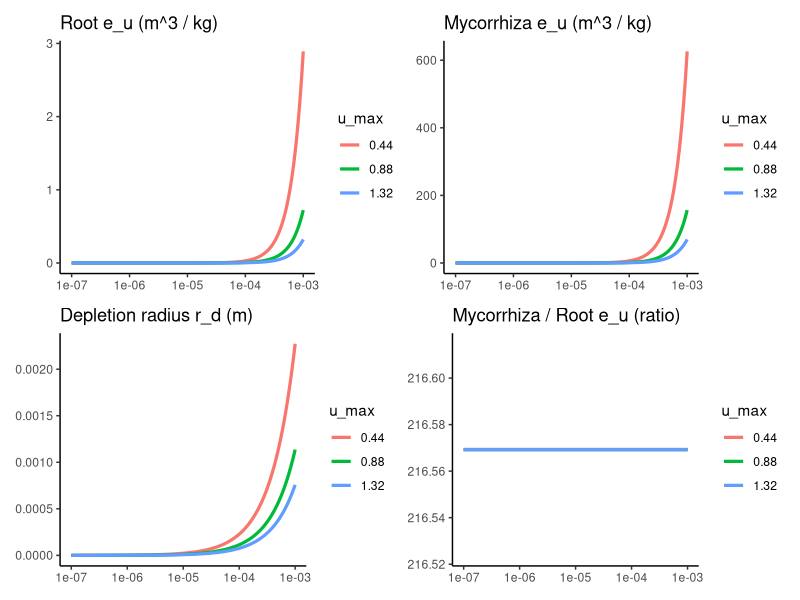
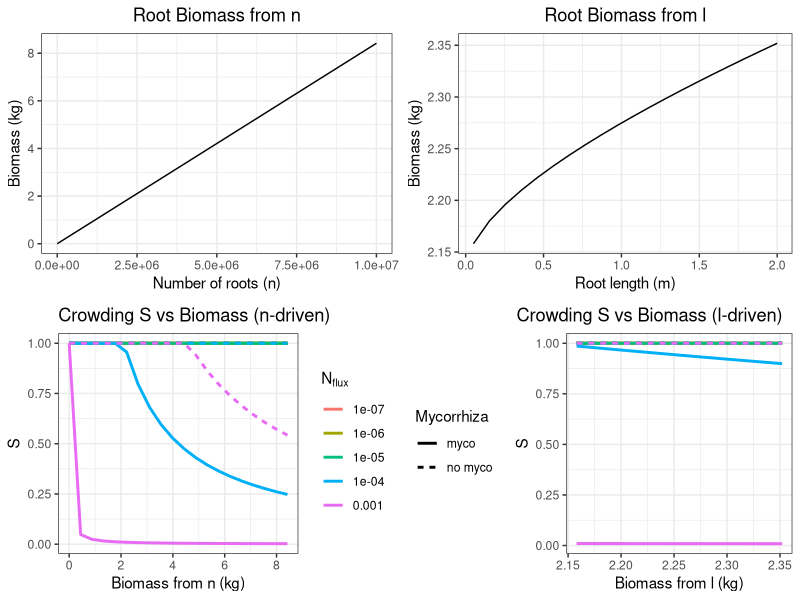
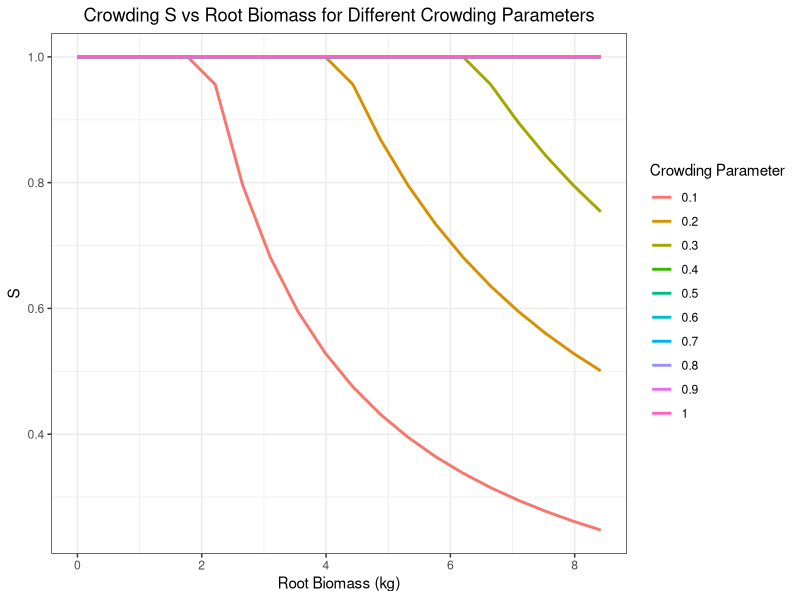
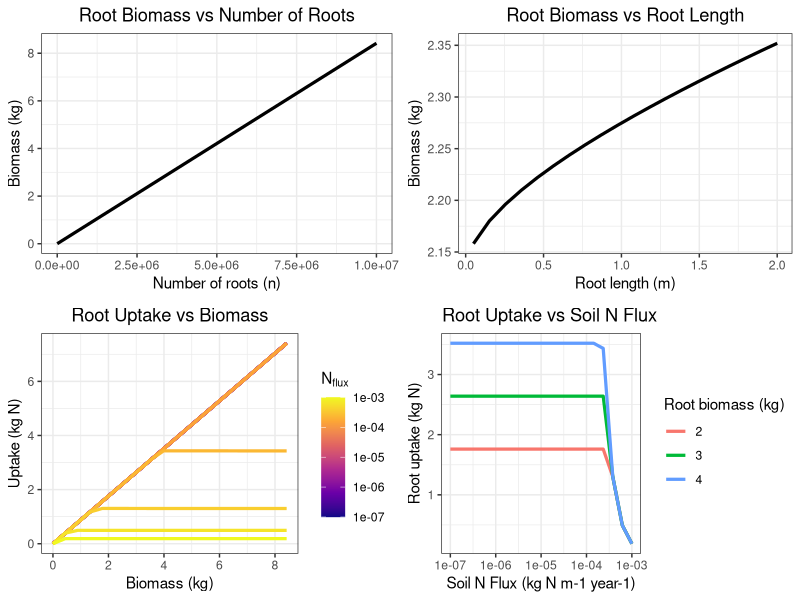

These charts were generated, in order, by the following R code: (Note: this script raises an error after producing the figures.)
## ---- chunk 1
library(ggplot2)
library(dplyr)
library(tidyr)
library(purrr)
library(gridExtra)
library(patchwork)
library(viridis)  # for gradient colors
## ---- chunk 2
###
### SOIL PARAMETERS
###

rd <- function(N_flux, u_max) {
  N_flux / u_max
}

# Example usage
N_flux <- 1.65  # or whatever effective flux you define
u_c <- 0.88     # kg N m^-2 year^-1
u_c_B <- 44      # kg N kg-1 year-1
rd_val <- rd(N_flux, u_c)

depth = 0.5

###
### ROOT PARAMETERS
###

# Average biomass when needed
B_root_average = 2.8      # kg
B_myco_average = 2.8      # kg

# TODO: go through an replace these!

# ECM defaults (replace with literature)
myco_diameter <- 1e-5     # m (8 microns - within observed range)
myco_density  <- 330      # kg m-3

# Root architecture
n <- 2.75e6                  # number of roots per crown area
l <- 1.5                  # average root length (mm or m depending on your model)

###
### EXTRA PARAMETERS
###

k9 <- 0.01                # nitrogen gate parameter
k8 <- 2.7                 # uptake-age parameter (years)

C_r = 2
A_c = C_r^2 * pi

k20 <- 2
# TODO: fit this!
k21 <- 0.1

mycorrhized   <- 0.9      # 90% colonisation
investment_m  <- 0.2      # fungi return 30% of N to host

traits <- list(
  k_1 = 0.25,      # diameter scaling (mm * sqrt(m))  → adjust for your species
  k_2 = 0.15,      # cortex scaling 1
  k_3 = 0.02,      # cortex scaling 2
  k_4 = 350,       # cortical density (kg m-3)
  k_5 = 150,       # stele density (kg m-3)
  k_6 = 4,         # max lifespan (years)
  k_7 = 120        # lifespan sensitivity to diameter
)


## ---- chunk 3

############################################################
## ROOT ARCHITECTURE FUNCTIONS
############################################################

root_diameter <- function(root_length, traits) {
  traits$k_1 / sqrt(root_length)
}

root_density <- function(root_length, traits) {
  d <- root_diameter(root_length, traits)
  pct_cortex <- (traits$k_2 + traits$k_3 / d)^2
  traits$k_4 * pct_cortex + traits$k_5
}

root_lifespan <- function(root_length, traits) {
  d <- root_diameter(root_length, traits)
  traits$k_6 * (1 - exp(-traits$k_7 * d))
}

root_mass <- function(root_length, root_no, crown_area, traits) {
  d <- root_diameter(root_length, traits)
  rho <- root_density(root_length, traits)
  rho * (d/2)^2 * root_length * pi * root_no * 1e-9 * crown_area
}

############################################################
## DEPLETION RADIUS
############################################################

rd <- function(N_flux, u_max) {
  N_flux / u_max
}

############################################################
## SOIL EXPLORATION PER BIOMASS
############################################################

e_u_root <- function(r_d, root_diameter_mm, root_density) {
  d_m <- root_diameter_mm / 1000
  4 * r_d^2 / (root_density * d_m^2)
}

e_u_myco <- function(r_d, myco_diameter_m, myco_density) {
  4 * r_d^2 / (myco_density * myco_diameter_m^2)
}

############################################################
## CROWDING SATURATION FUNCTION
############################################################

S_crowding <- function(B_root, B_myco,
                       root_d_mm, myco_diameter,
                       rho_root, rho_myco,
                       N_flux, u_max,   # for rd calculation
                       C_r = 2, depth = 0.5,
                       k20 = 2, k21 = 1) {
  
  # --- Compute depletion radius ---
  rd <- N_flux / u_max
  
  # --- Compute soil explored per unit biomass ---
  d_root_m <- root_d_mm / 1000  # convert mm -> m
  e_root <- 4 * rd^2 / (rho_root * d_root_m^2)
  e_myco <- 4 * rd^2 / (rho_myco * myco_diameter^2)
  
  # --- Ellipsoid soil volume ---
  V_soil <- (4/3) * pi * (k20 * C_r)^2 * depth
  
  # --- Free soil volume corrected for porosity and existing biomass ---
  V_free <- k21 * V_soil - B_root / rho_root - B_myco / rho_myco
  
  # --- Total explored volume ---
  V_explored <- B_root * e_root + B_myco * e_myco
  
  # --- Saturation function ---
  S <- if (V_explored > V_free) {V_free/V_explored} else 1
  
  return(S)
}

############################################################
## ROOT AND MYCORRHIZAL UPTAKE
############################################################

uptake_core <- function(B_root, B_myco,
                        root_d_mm, myco_diameter,
                        rho_root, rho_myco,
                        N_flux, u_max,
                        C_r = 2, depth = 0.5,
                        k20 = 2, k21 = 1) {

  # --- Compute saturation factor (includes rd and e_root/e_myco internally) ---
  Sval <- S_crowding(B_root = B_root,
                      B_myco = B_myco,
                      root_d_mm = root_d_mm,
                      myco_diameter = myco_diameter,
                      rho_root = rho_root,
                      rho_myco = rho_myco,
                      N_flux = N_flux,
                      u_max = u_max,
                      C_r = C_r,
                      depth = depth,
                      k20 = k20,
                      k21 = k21)
  
  # --- Compute depletion radius for reporting ---
  rd_val <- N_flux / u_max
  
  # --- Compute soil explored per unit biomass ---
  d_root_m <- root_d_mm / 1000
  e_root <- 4 * rd_val^2 / (rho_root * d_root_m^2)
  e_myco <- 4 * rd_val^2 / (rho_myco * myco_diameter^2)
  
  # --- Final uptake ---
  # K = 0.2
  U_root_c <- B_root * u_max * Sval
  U_myco_c <- B_myco * u_max * Sval
  
  U_root <- U_root_c
  U_myco <- U_myco_c
  
  # --- Return all relevant info ---
  list(
    U_root = U_root,
    U_myco = U_myco,
    Sval = Sval,
    rd = rd_val,
    e_root = e_root,
    e_myco = e_myco
  )
}


############################################################
## AGE EFFECT AND NITROGEN GATE
############################################################

uptake_age <- function(age, k8) {
  1 / (1 + exp(age - k8))
}

nitrogen_gate <- function(root_no, root_length, root_diameter) {
  SA <- root_no * pi * root_length * root_diameter
  SA / (SA + k9)  # k9 should be defined in traits/config
}


############################################################
## WHOLE-PLANT UPTAKE
############################################################
plant_uptake <- function(N_flux, crown_area, B_root, B_myco, root_length, root_no,
                         traits, mycorrhized, investment_from_tree, age,
                         myco_diameter, myco_density, crown_radius, depth = 0.5,
                         u_max) {
  
  core <- uptake_core(B_root, B_myco, root_length, root_no, traits,
                      myco_diameter, myco_density, N_flux, u_max,
                      crown_radius, depth)
  
  age_factor <- uptake_age(age, traits$k_8)
  gate <- nitrogen_gate(root_no, root_length, root_diameter(root_length, traits))
  
  uptake_total <- age_factor * ((1 - mycorrhized) * core$U_root +
                                mycorrhized * gate * investment_from_tree * core$U_myco)
  
  return(list(
    N_total = uptake_total,
    U_root = core$U_root,
    U_myco = core$U_myco,
    S = core$Sval,
    r_d = core$r_d
  ))
}

## ---- chunk 4
# --- Parameters ---
root_d  <- root_diameter(l, traits) / 1000   # m
root_rho <- root_density(l, traits)          # kg/m^3
myco_d  <- myco_diameter                     # m
myco_rho <- myco_density                     # kg/m^3

# Flux values (x-axis)
N_flux_vals <- 10^seq(-7, -3, length.out = 200)

# u_max values (grouping)
u_max_vals <- c(0.44, 0.88, 1.32)   # kg N m^-2 yr^-1

# Depletion radius function
rd <- function(N_flux, u_max) N_flux / u_max

# --- Compute all values ---
df <- expand_grid(N_flux = N_flux_vals, u_max = u_max_vals) %>%
  mutate(
    r_d = rd(N_flux, u_max),
    e_r = 4 * r_d^2 / (root_rho * root_d^2),
    e_m = 4 * r_d^2 / (myco_rho * myco_d^2),
    ratio = e_m / e_r,
    u_max = factor(u_max)
  )

p_root <- ggplot(df, aes(N_flux, e_r, colour = u_max)) +
  geom_line(size = 1.1) +
  scale_x_log10() +
  labs(title = "Root e_u (m^3 / kg)", x = NULL, y = NULL) +
  theme_classic()

p_myco <- ggplot(df, aes(N_flux, e_m, colour = u_max)) +
  geom_line(size = 1.1) +
  scale_x_log10() +
  labs(title = "Mycorrhiza e_u (m^3 / kg)", x = NULL, y = NULL) +
  theme_classic()

p_rd <- ggplot(df, aes(N_flux, r_d, colour = u_max)) +
  geom_line(size = 1.1) +
  scale_x_log10() +
  labs(title = "Depletion radius r_d (m)", x = NULL, y = NULL) +
  theme_classic()

p_ratio <- ggplot(df, aes(N_flux, ratio, colour = u_max)) +
  geom_line(size = 1.1) +
  scale_x_log10() +
  labs(title = "Mycorrhiza / Root e_u (ratio)", x = NULL, y = NULL) +
  theme_classic()

# --- 2x2 layout ---
(p_root | p_myco) /
(p_rd   | p_ratio)


## ---- chunk 5
# ===============================================================
# 1. N_s values and root ranges
# ===============================================================
N_flux_vals <- 10^seq(-7, -3, length.out = 5)
n_vals <- seq(1e1, 1e7, length.out = 20)
l_vals <- seq(0.05, 2.0, length.out = 20)

# ===============================================================
# 2. Base biomass for roots only
# ===============================================================
df_n_base <- tibble(
  n = n_vals,
  l = 1.5
) %>%
  mutate(
    B_root = root_mass(l, n, 100, traits),
    root_d_mm = root_diameter(l, traits),
    rho_root = root_density(l, traits)
  )

df_l_base <- tibble(
  l = l_vals,
  n = 2.75e6
) %>%
  mutate(
    B_root = root_mass(l, n, 100, traits),
    root_d_mm = root_diameter(l, traits),
    rho_root = root_density(l, traits)
  )

# ===============================================================
# 3. Add S values for roots only (n-driven and l-driven)
# ===============================================================

df_n <- df_n_base %>%
  tidyr::crossing(N_flux = N_flux_vals) %>%
  rowwise() %>%
  mutate(
    S = S_crowding(
      B_root = B_root,
      B_myco = 0,
      root_d_mm = root_d_mm,
      myco_diameter = myco_diameter,
      rho_root = rho_root,
      rho_myco = myco_density,
      N_flux = N_flux,
      u_max = u_c,
      C_r = 2,
      depth = 0.5,
      k20 = k20,
      k21 = k21
    )
  ) %>%
  ungroup()

df_l <- df_l_base %>%
  tidyr::crossing(N_flux = N_flux_vals) %>%
  rowwise() %>%
  mutate(
    S = S_crowding(
      B_root = B_root,
      B_myco = 0,
      root_d_mm = root_d_mm,
      myco_diameter = myco_diameter,
      rho_root = rho_root,
      rho_myco = myco_density,
      N_flux = N_flux,
      u_max = u_c,
      C_r = C_r,
      depth = depth,
      k20 = k20,
      k21 = k21
    )
  ) %>%
  ungroup()

# ===============================================================
# 4. Add mycorrhiza contributions
# ===============================================================

df_n_myco <- df_n %>%
  rowwise() %>%
  mutate(
    B_myco = B_root,  # assume same biomass for simplicity
    S = S_crowding(
      B_root = B_root,
      B_myco = B_myco,
      root_d_mm = root_d_mm,
      myco_diameter = myco_diameter,
      rho_root = rho_root,
      rho_myco = myco_density,
      N_flux = N_flux,
      u_max = u_c,
      C_r = 2,
      depth = 0.5,
      k20 = k20,
      k21 = k21
    )
  ) %>%
  ungroup()

df_l_myco <- df_l %>%
  rowwise() %>%
  mutate(
    B_myco = B_root,
    S = S_crowding(
      B_root = B_root,
      B_myco = B_myco,
      root_d_mm = root_d_mm,
      myco_diameter = myco_diameter,
      rho_root = rho_root,
      rho_myco = myco_density,
      N_flux = N_flux,
      u_max = u_c,
      C_r = C_r,
      depth = depth,
      k20 = k20,
      k21 = k21
    )
  ) %>%
  ungroup()

# ===============================================================
# 5. Prepare plotting data
# ===============================================================
df_n$myco <- "no myco"
df_n_myco$myco <- "myco"
df_combined_n <- bind_rows(
  df_n %>% select(B_root, N_flux, S_value = S, myco),
  df_n_myco %>% select(B_root, N_flux, S_value = S, myco)
)

df_l$myco <- "no myco"
df_l_myco$myco <- "myco"
df_combined_l <- bind_rows(
  df_l %>% select(B_root, N_flux, S_value = S, myco),
  df_l_myco %>% select(B_root, N_flux, S_value = S, myco)
)

# ===============================================================
# 6. Plots
# ===============================================================
# --- p1: Root Biomass vs n ---
p1 <- ggplot(df_n_base, aes(n, B_root)) +
  geom_line() +
  labs(title = "Root Biomass from n",
       x = "Number of roots (n)",
       y = "Biomass (kg)") +
  theme_bw() +
  theme(plot.title = element_text(hjust = 0.5))

# --- p2: Root Biomass vs l ---
p2 <- ggplot(df_l_base, aes(l, B_root)) +
  geom_line() +
  labs(title = "Root Biomass from l",
       x = "Root length (m)",
       y = "Biomass (kg)") +
  theme_bw() +
  theme(plot.title = element_text(hjust = 0.5))

# --- p3: Crowding S vs Biomass (n-driven) with line type for myco but no legend ---
p3 <- ggplot(df_combined_n, aes(B_root, S_value, color = factor(N_flux), linetype = myco)) +
  geom_line(size = 1, show.legend = TRUE) +
  labs(
    title = "Crowding S vs Biomass (n-driven)",
    x = "Biomass from n (kg)",
    y = "S",
    color = expression(N[flux])
  ) +
  guides(linetype = "none") +  # hide legend for line type
  theme_bw() +
  theme(
    plot.title = element_text(hjust = 0),
    legend.position = "right"
  )

# --- p4: Crowding S vs Biomass (l-driven) with line type for myco and no color legend ---
p4 <- ggplot(df_combined_l, aes(B_root, S_value, color = factor(N_flux), linetype = myco)) +
  geom_line(size = 1) +
  labs(
    title = "Crowding S vs Biomass (l-driven)",
    x = "Biomass from l (kg)",
    y = "S",
    linetype = "Mycorrhiza"
  ) +
  guides(color = "none") +  # hide legend for color
  theme_bw() +
  theme(
    plot.title = element_text(hjust = 1.25),
    legend.position = "left"
  )


# ===============================================================
# 7. Sensitivity to k21
# ===============================================================

# Single N_flux value for clarity
N_flux_fixed <- 1e-4
k21_vals <- seq(0.1, 1, length.out = 10)

df_k21_simple <- df_n_base %>%
  tidyr::crossing(k21_test = k21_vals) %>%
  rowwise() %>%
  mutate(
    S_k21 = S_crowding(
      B_root = B_root,
      B_myco = B_root,
      root_d_mm = root_d_mm,
      myco_diameter = myco_diameter,
      rho_root = rho_root,
      rho_myco = myco_density,
      N_flux = N_flux_fixed,
      u_max = u_c,
      C_r = C_r,
      depth = depth,
      k20 = k20,
      k21 = k21_test
    )
  ) %>%
  ungroup()

# Plot S vs B_root for k21 only
p5 <- ggplot(df_k21_simple, aes(B_root, S_k21, color = factor(k21_test), group = k21_test)) +
  geom_line(size = 1) +
  labs(
    title = "Crowding S vs Root Biomass for Different Crowding Parameters",
    x = "Root Biomass (kg)",
    y = "S",
    color = "Crowding Parameter"
  ) +
  theme_bw() +
  theme(
    plot.title = element_text(hjust = 0.5),
    legend.position = "right"
  )

# --- Combine into 2x2 panel ---
grid.arrange(p1, p2, p3, p4, ncol = 2)

p5
## ---- chunk 6
# ===============================================================
# 1. N_s values and root ranges
# ===============================================================
N_flux_vals <- 10^seq(-7, -3, length.out = 20)
n_vals <- seq(1e1, 1e7, length.out = 20)
l_vals <- seq(0.05, 2.0, length.out = 20)

# ===============================================================
# 2. Base biomass for roots only
# ===============================================================
df_n_base <- tibble(
  n = n_vals,
  l = 1.5
) %>%
  mutate(
    B_root = root_mass(l, n, 100, traits),
    root_d_mm = root_diameter(l, traits),
    rho_root = root_density(l, traits)
  )

df_l_base <- tibble(
  l = l_vals,
  n = 2.75e6
) %>%
  mutate(
    B_root = root_mass(l, n, 100, traits),
    root_d_mm = root_diameter(l, traits),
    rho_root = root_density(l, traits)
  )

# ===============================================================
# 2. Root biomass vs n/l plots
# ===============================================================
p1 <- ggplot(df_n_base, aes(n, B_root)) +
  geom_line(size = 1.1) +
  labs(title = "Root Biomass vs Number of Roots", x = "Number of roots (n)", y = "Biomass (kg)") +
  theme_bw() +
  theme(plot.title = element_text(hjust = 0.5), legend.position = "none")

p2 <- ggplot(df_l_base, aes(l, B_root)) +
  geom_line(size = 1.1) +
  labs(title = "Root Biomass vs Root Length", x = "Root length (m)", y = "Biomass (kg)") +
  theme_bw() +
  theme(plot.title = element_text(hjust = 0.5), legend.position = "none")

# ===============================================================
# 3. Uptake vs Biomass (fixed N_flux = 0.0001, B_myco = 2.8)
# ===============================================================
df_uptake <- df_n_base %>%
  tidyr::crossing(N_flux = N_flux_vals) %>%
  rowwise() %>%
  mutate(
    U_root = uptake_core(
      B_root = B_root,
      B_myco = B_root,      # fixed mycorrhiza
      root_d_mm = root_d_mm,
      myco_diameter = myco_diameter,
      rho_root = rho_root,
      rho_myco = myco_density,
      N_flux = N_flux,
      u_max = u_c
    )$U_root
  ) %>%
  ungroup()

# Generate a color palette with same length as N_flux_vals
cols <- viridis(length(N_flux_vals), option = "plasma")

p3 <- ggplot(df_uptake, aes(B_root, U_root, group = N_flux, color = N_flux)) +
  geom_line(size = 1.1) +
  scale_color_viridis_c(option = "plasma", trans = "log10") +
  labs(
    title = "Root Uptake vs Biomass",
    x = "Biomass (kg)",
    y = "Uptake (kg N)",
    color = expression(N[flux])
  ) +
  theme_bw() +
  theme(plot.title = element_text(hjust = 0.5))

# ===============================================================
# 4. Uptake vs Soil N Flux (N_flux range: 1e-7 to 1e-3, B_myco = 2.8)
# ===============================================================
B_root_vals <- c(2, 3, 4)  # example biomasses
B_myco_fixed <- 2.8

df4 <- tidyr::crossing(
  B_root = B_root_vals,
  N_s = N_flux_vals
) %>%
  mutate(
    root_d_mm = root_diameter(1.5, traits),
    rho_root = root_density(1.5, traits)
  ) %>%
  rowwise() %>%
  mutate(
    U_root = uptake_core(
      B_root = B_root,
      B_myco = B_root,
      root_d_mm = root_d_mm,
      myco_diameter = myco_diameter,
      rho_root = rho_root,
      rho_myco = myco_density,
      N_flux = N_s,
      u_max = u_c
    )$U_root
  ) %>%
  ungroup()

p4 <- ggplot(df4, aes(N_s, U_root, color = factor(B_root))) +
  geom_line(size = 1.1) +
  scale_x_log10() +
  labs(
    title = "Root Uptake vs Soil N Flux",
    x = "Soil N Flux (kg N m-1 year-1)",
    y = "Root uptake (kg N)",
    color = "Root biomass (kg)"
  ) +
  theme_bw() +
  theme(plot.title = element_text(hjust = -0.05))

# ===============================================================
# 5. Combine into 2x2 panel
# ===============================================================
grid.arrange(p1, p2, p3, p4, ncol = 2)

## ---- chunk 7
# ===============================================================
# 1. Parameters
# ===============================================================
B_myco_vals_base <- seq(0.1, 5, length.out = 20)  # mycorrhizal biomass
B_root_fixed <- 2.8
N_flux_vals <- 10^seq(-7, -3, length.out = 5)      # range of N_flux
l_fixed <- l  # your fixed root length
n_fixed <- n  # your fixed root number

# ===============================================================
# 2. Compute uptake for all combinations of B_myco and N_flux
# ===============================================================
df_myco_u_range <- tidyr::crossing(B_myco = B_myco_vals_base, N_flux = N_flux_vals) %>%
  rowwise() %>%
  mutate(
    U_myco = uptake_core(
      B_root = B_root_fixed,
      B_myco = B_myco,
      root_length = l_fixed,
      n_root = n_fixed,
      traits = traits,
      myco_diameter = myco_diameter,
      myco_density = myco_density,
      N_flux = N_flux,
      u_max = u_c,
      u_max_B = u_c_B
    )$U_myco
  ) %>%
  ungroup()

# ===============================================================
# 3. Plot
# ===============================================================
p3_m_range <- ggplot(df_myco_u_range, aes(B_myco, U_myco, color = factor(N_flux))) +
  geom_line(size = 1.1) +
  labs(
    title = "Mycorrhizal Uptake vs Mycorrhizal Biomass",
    x = "Mycorrhizal biomass (kg)",
    y = "Uptake (kg N)",
    color = expression(N[flux])
  ) +
  theme_bw() +
  theme(plot.title = element_text(hjust = 0.5))

# ===============================================================
# 3. Uptake vs Soil N Concentration (range of B_myco)
# ===============================================================
Nseq <- 10^seq(-7, -3, length.out = 200)
B_myco_examples <- c(0.5, 2, 4)  # kg

df_myco_N <- tidyr::crossing(B_myco = B_myco_examples, N_s = Nseq) %>%
  rowwise() %>%
  mutate(
    U_myco = uptake_core(
      B_root = B_root_fixed,
      B_myco = B_myco,
      root_length = l,
      n_root = n,
      traits = traits,
      myco_diameter = myco_diameter,
      myco_density = myco_density,
      N_flux = N_s,
      u_max = u_c,
      u_max_B = u_c_B
    )$U_myco
  )

# ===============================================================
# 5. Plotting
# ===============================================================
p3_m <- ggplot(df_myco_u, aes(B_myco, U_myco)) +
  geom_line(size = 1.1, color = "darkorange") +
  labs(title = "Mycorrhizal Uptake vs Mycorrhizal Biomass", x = "Mycorrhizal biomass (kg)", y = "Uptake (kg N)") +
  theme_bw() + theme(plot.title = element_text(hjust = 0.5))

p4_m <- ggplot(df_myco_N, aes(N_s, U_myco, color = factor(B_myco))) +
  geom_line(size = 1.1) +
  scale_x_log10() +
  labs(title = "Mycorrhizal Uptake vs Soil N Concentration", x = "Soil N Flux (kg N m-1 year-1)", y = "Uptake (kg N)", color = "Myco biomass (kg)") +
  theme_bw() + theme(plot.title = element_text(hjust = -0.05))

p3_m_range <- p3_m_range +
  labs(title = "Mycorrhizal Uptake\nvs Mycorrhizal Biomass") +
  theme_bw() +
  theme(
    plot.title = element_text(hjust = 0.5)
  )

p4_m <- p4_m +
  labs(title = "Mycorrhizal Uptake\nvs Soil N Concentration") +
  theme_bw() +
  theme(
    plot.title = element_text(hjust = 0.5)
  )

# ===============================================================
# 6. Combine 2x3 panel (or 2x3 with blank)
# ===============================================================
grid.arrange(p3_m_range, p4_m, ncol = 2)
## ---- chunk 8
# ===============================================================
# 1. Parameters
# ===============================================================
B_myco_fixed <- 2.8
u_c_B <- u_c  # biochemical max
C_r <- 2
depth <- 0.5
investment_m <- 0.5
age_fixed <- 1
mycorrhized_fixed <- 1  # fully mycorrhizal
N_flux_vals <- 10^seq(-7, -3, length.out = 5)
n_vals <- seq(1e1, 1e7, length.out = 20)
l_vals <- seq(0.05, 2.0, length.out = 20)

# ===============================================================
# 2. Base biomass for roots only
# ===============================================================
df_n_base <- tibble(
  n = n_vals,
  l = 1.5
) %>%
  mutate(
    B_root = root_mass(l, n, 100, traits),
    root_d_mm = root_diameter(l, traits),
    rho_root = root_density(l, traits)
  )

df_l_base <- tibble(
  l = l_vals,
  n = 2.75e6
) %>%
  mutate(
    B_root = root_mass(l, n, 100, traits),
    root_d_mm = root_diameter(l, traits),
    rho_root = root_density(l, traits)
  )

# ===============================================================
# 3. Plant uptake vs root biomass (range of N_flux)
# ===============================================================
df_plant_u <- tidyr::crossing(B_root = df_n_base$B_root, N_flux = N_flux_vals) %>%
  rowwise() %>%
  mutate(
    U_plant = plant_uptake(
      N_s = N_flux,
      crown_area = B_root,
      B_myco = B_myco_fixed,
      l = l,
      n_root = n,
      traits = traits,
      mycorrhized = mycorrhized_fixed,
      investment_m = investment_m,
      age = age_fixed,
      myco_diameter = myco_diameter,
      myco_density = myco_density,
      myco_length = l,
      u_c = u_c,
      u_c_B = u_c_B,
      D = D
    )
  ) %>% ungroup()

# ===============================================================
# 4. Plant uptake vs mycorrhizal biomass (range of N_flux)
# ===============================================================
B_myco_vals <- seq(0.1, 5, length.out = 20)
df_myco_u <- tidyr::crossing(B_myco = B_myco_vals, N_flux = N_flux_vals) %>%
  rowwise() %>%
  mutate(
    U_plant = plant_uptake(
      N_s = N_flux,
      crown_area = B_root_fixed,
      B_myco = B_myco,
      l = l,
      n_root = n,
      traits = traits,
      mycorrhized = mycorrhized_fixed,
      investment_m = investment_m,
      age = age_fixed,
      myco_diameter = myco_diameter,
      myco_density = myco_density,
      myco_length = l,
      u_c = u_c,
      u_c_B = u_c_B,
      D = D
    )
  ) %>% ungroup()

# ===============================================================
# 5. Plant uptake vs N_flux
# ===============================================================
df_N_flux <- tibble(N_flux = N_flux_vals) %>%
  rowwise() %>%
  mutate(
    U_plant = plant_uptake(
      N_s = N_flux,
      crown_area = B_root_fixed,
      B_myco = B_myco_fixed,
      l = l,
      n_root = n,
      traits = traits,
      mycorrhized = mycorrhized_fixed,
      investment_m = investment_m,
      age = age_fixed,
      myco_diameter = myco_diameter,
      myco_density = myco_density,
      myco_length = l,
      u_c = u_c,
      u_c_B = u_c_B,
      D = D
    )
  )

# ===============================================================
# 6. Plant uptake vs age
# ===============================================================
age_vals <- seq(0, 5, length.out = 20)
df_age <- tibble(age = age_vals) %>%
  rowwise() %>%
  mutate(
    U_plant = plant_uptake(
      N_s = N_flux_fixed <- 0.0001,
      crown_area = B_root_fixed,
      B_myco = B_myco_fixed,
      l = l,
      n_root = n,
      traits = traits,
      mycorrhized = mycorrhized_fixed,
      investment_m = investment_m,
      age = age,
      myco_diameter = myco_diameter,
      myco_density = myco_density,
      myco_length = l,
      u_c = u_c,
      u_c_B = u_c_B,
      D = D
    )
  )

# ===============================================================
# 7. Plant uptake vs mycorrhized fraction
# ===============================================================
myco_frac <- seq(0, 1, length.out = 20)
df_myco_frac <- tibble(mycorrhized = myco_frac) %>%
  rowwise() %>%
  mutate(
    U_plant = plant_uptake(
      N_s = N_flux_fixed,
      crown_area = B_root_fixed,
      B_myco = B_myco_fixed,
      l = l,
      n_root = n,
      traits = traits,
      mycorrhized = mycorrhized,
      investment_m = investment_m,
      age = age_fixed,
      myco_diameter = myco_diameter,
      myco_density = myco_density,
      myco_length = l,
      u_c = u_c,
      u_c_B = u_c_B,
      D = D
    )
  )

# ===============================================================
# 8. Plant uptake vs investment_m
# ===============================================================
investment_vals <- seq(0, 1, length.out = 20)
df_invest <- tibble(investment_m = investment_vals) %>%
  rowwise() %>%
  mutate(
    U_plant = plant_uptake(
      N_s = N_flux_fixed,
      crown_area = B_root_fixed,
      B_myco = B_myco_fixed,
      l = l,
      n_root = n,
      traits = traits,
      mycorrhized = mycorrhized_fixed,
      investment_m = investment_m,
      age = age_fixed,
      myco_diameter = myco_diameter,
      myco_density = myco_density,
      myco_length = l,
      u_c = u_c,
      u_c_B = u_c_B,
      D = D
    )
  )

# ===============================================================
# 9. Plotting
# ===============================================================
p1 <- ggplot(df_n_base, aes(n, B_root)) + geom_line(size = 1.1) +
  labs(title = "Root Biomass vs n", x = "n", y = "Biomass (kg)") + theme_bw() + theme(plot.title = element_text(hjust = 0.5))

p2 <- ggplot(df_l_base, aes(l, B_root)) + geom_line(size = 1.1) +
  labs(title = "Root Biomass vs l", x = "Root length (m)", y = "Biomass (kg)") + theme_bw() + theme(plot.title = element_text(hjust = 0.5))

p3 <- ggplot(df_plant_u, aes(B_root, U_plant, color = factor(N_flux))) + geom_line(size = 1.1) +
  labs(title = "Plant Uptake vs Root Biomass", x = "Root Biomass (kg)", y = "Plant Uptake (kg N)", color = expression(N[flux])) +
  theme_bw() + theme(plot.title = element_text(hjust = 0.5))

p4 <- ggplot(df_myco_u, aes(B_myco, U_plant, color = factor(N_flux))) + geom_line(size = 1.1) +
  labs(title = "Plant Uptake vs Mycorrhizal Biomass", x = "Mycorrhizal Biomass (kg)", y = "Plant Uptake (kg N)", color = expression(N[flux])) +
  theme_bw() + theme(plot.title = element_text(hjust = 0.5))

p5 <- ggplot(df_N_flux, aes(N_flux, U_plant)) + geom_line(size = 1.1, color = "forestgreen") +
  scale_x_log10() +
  labs(title = "Plant Uptake vs Soil N Flux", x = "N_flux (kg N m⁻² y⁻¹)", y = "Plant Uptake (kg N)") +
  theme_bw() + theme(plot.title = element_text(hjust = 0.5))

p6 <- ggplot(df_age, aes(age, U_plant)) + geom_line(size = 1.1, color = "forestgreen") +
  labs(title = "Plant Uptake vs Age", x = "Age", y = "Plant Uptake (kg N)") +
  theme_bw() + theme(plot.title = element_text(hjust = 0.5))

p7 <- ggplot(df_myco_frac, aes(mycorrhized, U_plant)) + geom_line(size = 1.1, color = "forestgreen") +
  labs(title = "Plant Uptake vs Mycorrhized Fraction", x = "Mycorrhized Fraction", y = "Plant Uptake (kg N)") +
  theme_bw() + theme(plot.title = element_text(hjust = 0.5))

p8 <- ggplot(df_invest, aes(investment_m, U_plant)) + geom_line(size = 1.1, color = "forestgreen") +
  labs(title = "Plant Uptake vs Mycorrhizal Investment", x = "Investment from Mycorrhiza", y = "Plant Uptake (kg N)") +
  theme_bw() + theme(plot.title = element_text(hjust = 0.5))

# ===============================================================
# 10. Combine multiple plots
# ===============================================================
grid.arrange(p1, p2, p3, p4, p5, ncol = 2)

# TODO: can I make dashed plots of the two limiting curves?
# TODO: nitrogen gate saturation parameter, also test this one!

grid.arrange(p6, p7, p8, ncol = 2)
